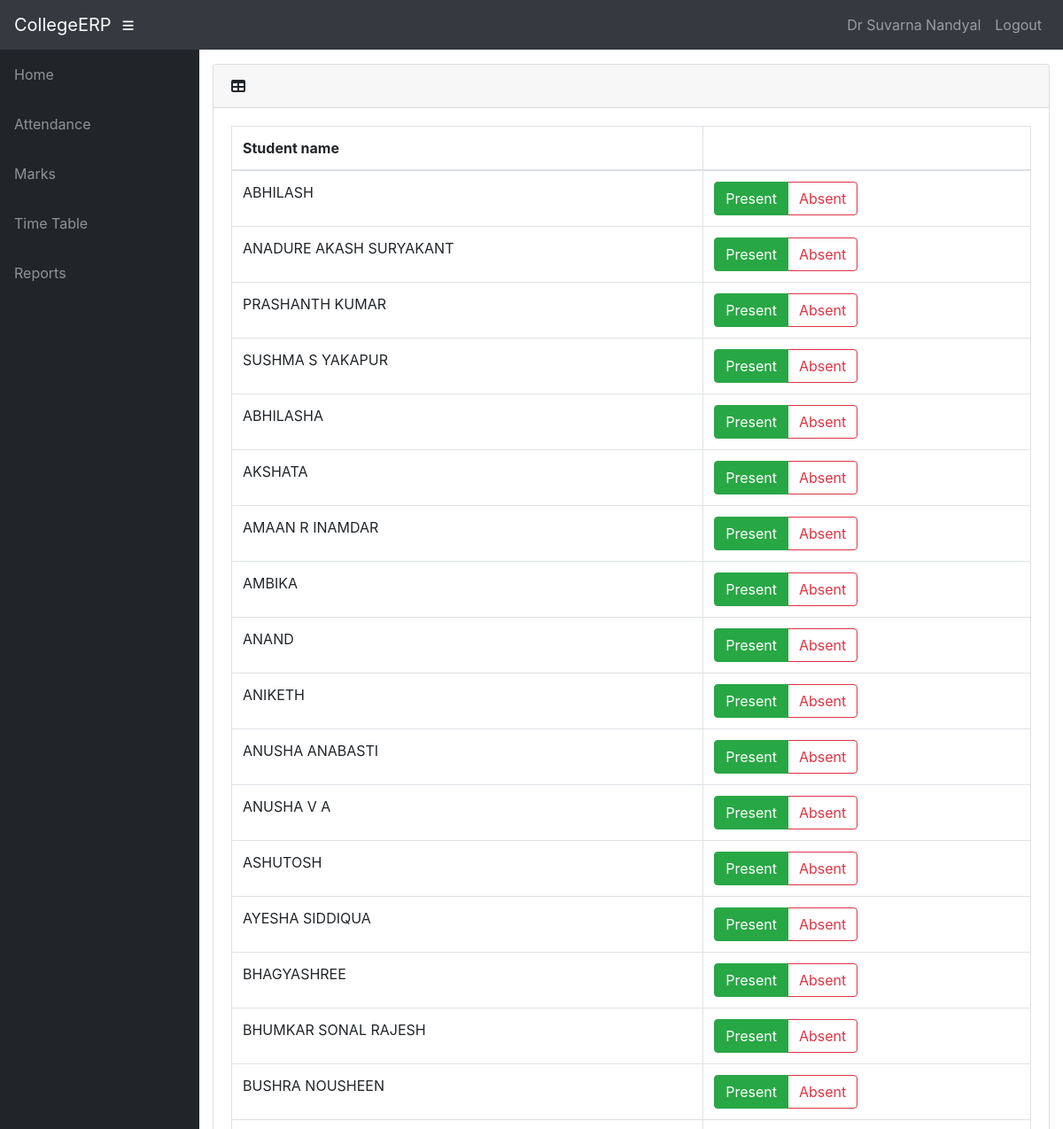
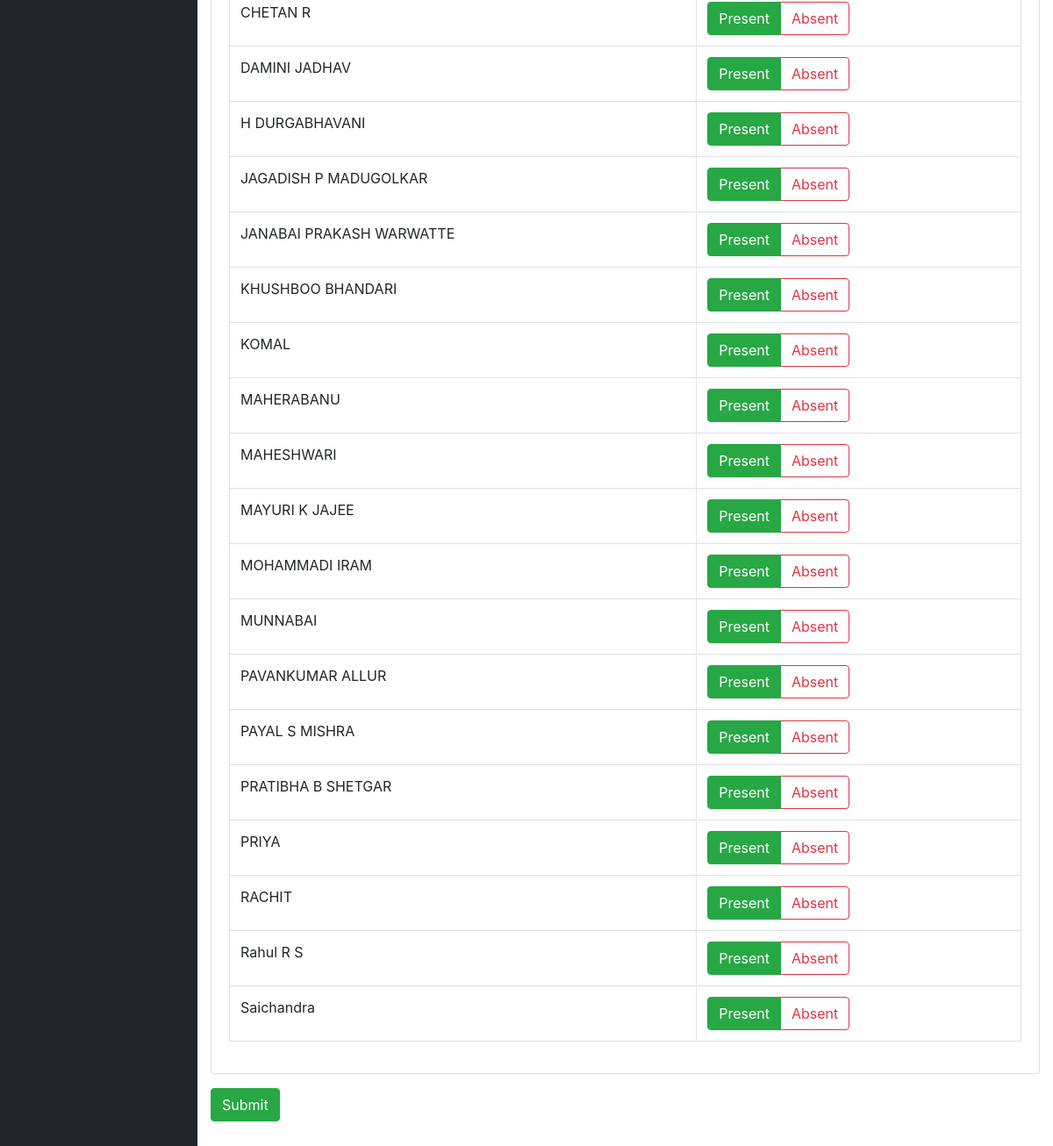
/info/teacher/1548/attendance/ (signed in), run on the app's committed database (2 pictures, top to bottom).
### info/models.py (models this page shows, shortened)
class User(AbstractUser):
    @property
    def is_student(self):
        if hasattr(self, 'student'):
            return True
        return False
    @property
    def is_teacher(self):
        if hasattr(self, 'teacher'):
            return True
        return False

class Teacher(models.Model):
    user = models.OneToOneField(User, on_delete=models.CASCADE, null=True)
    id = models.CharField(primary_key=True, max_length=100)
    dept = models.ForeignKey(Dept, on_delete=models.CASCADE, default=1)
    name = models.CharField(max_length=100)
    sex = models.CharField(max_length=50, choices=sex_choice, default='Male')
    DOB = models.DateField(default='1980-01-01')

class Student(models.Model):
    user = models.OneToOneField(User, on_delete=models.CASCADE, null=True)
    class_id = models.ForeignKey(Class, on_delete=models.CASCADE, default=1)
    USN = models.CharField(primary_key='True', max_length=100)
    name = models.CharField(max_length=200)
    sex = models.CharField(max_length=50, choices=sex_choice, default='Male')
    DOB = models.DateField(default='1998-01-01')

### info/views.py (the view)
# urls.py: path('teacher/<int:ass_c_id>/attendance/', views.t_attendance, name='t_attendance'),
@login_required()
def t_attendance(request, ass_c_id):
    assc = get_object_or_404(AttendanceClass, id=ass_c_id)
    ass = assc.assign
    c = ass.class_id
    context = {
        'ass': ass,
        'c': c,
        'assc': assc,
    }
    return render(request, 'info/t_attendance.html', context)

### info/templates/info/t_attendance.html (shortened to what this page needs)
{% extends 'info/base.html' %}
{% block content %}
{% if c.student_set.all %}
<form action="{% url 'confirm' assc.id %}" method="post">
    <div class="card mb-3">
        <div class="card-header">
          <i class="fas fa-table"></i>
         <b>{{ dept1.name }}</b></div>
        <div class="card-body">
          <div class="table-responsive">
            <table class="table table-bordered" id="dataTable" width="100%" cellspacing="0">
              <thead>
                <tr>
                    <th>Student name</th>
                    <th></th>
                </tr>
              </thead>
                <tbody>
                {% for s in c.student_set.all %}
                    <tr>
                    <td>{{s.name}}</td>
                    <td>
                        <div class="btn-group btn-group-toggle" data-toggle="buttons">
                                <label class="btn btn-outline-success active">
                                    <input type="radio" name="{{ s.USN }}" id="option1" autocomplete="off" value="present" checked> Present
                                </label>
                                <label class="btn btn-outline-danger">
                                    <input type="radio" name="{{ s.USN }}" id="option2" autocomplete="off" value="absent"> Absent
                                </label>
                        </div>
                    </td>
                    </tr>
                {% endfor %}
                </tbody>
            </table>
          </div>
        </div>
      </div>
    <input class="btn btn-success" type="submit" value="Submit">
</form>
{% else %}
    <p>No students in Class</p>
{% endif %}
{% endblock %}

### info/templates/info/base.html (shortened to what this page needs)
<!DOCTYPE html>
<html lang="en">
  <head>
      {% load static %}
    <link href="{% static '/info/bootstrap/vendor/bootstrap/css/bootstrap.min.css' %}" rel="stylesheet">
    <link href="{% static '/info/bootstrap/vendor/fontawesome-free/css/all.min.css' %}" rel="stylesheet" type="text/css">
    <link href="{% static '/info/bootstrap/vendor/datatables/dataTables.bootstrap4.css' %}" rel="stylesheet">
    <link href="{% static '/info/bootstrap/css/sb-admin.css' %}" rel="stylesheet">
  </head>
  <body id="page-top">
    <nav class="navbar navbar-expand navbar-dark bg-dark static-top">
      <a class="navbar-brand mr-1" href="{% url 'index' %}">CollegeERP</a>
      <button class="btn btn-link btn-sm text-white order-1 order-sm-0" id="sidebarToggle" href="#">
        <i class="fas fa-bars"></i>
      </button>
        <div class="collapse navbar-collapse" id="navbarResponsive">
          <ul class="navbar-nav ml-auto">
            <li class="nav-item">
                {% if request.user.is_student %}
                    <a class="nav-link text-capitalize">{{ request.user.student.name }}</a>
                {% elif request.user.is_teacher %}
                    <a class="nav-link text-capitalize">{{ request.user.teacher.name }}</a>
                {% endif %}
            </li>
            <li class="nav-item">
                <a class="nav-link" href="#" data-toggle="modal" data-target="#logoutModal">Logout</a>
            </li>
          </ul>
        </div>
    </nav>
    <div id="wrapper">
      <ul class="sidebar navbar-nav">
            <li class="nav-item">
              <a class="nav-link" href="{% url 'index' %}">
                <span>Home</span>
              </a>
            </li>
        {% if request.user.is_student %}
            <li class="nav-item">
              <a class="nav-link" href="{% url 'attendance' request.user.student.USN %}">
                <span>Attendance</span>
              </a>
            </li>
            <li class="nav-item">
              <a class="nav-link" href="{% url 'attendance' request.user.student.USN %}">
                <span>Attendance By Subject</span>
              </a>
            </li>
            <li class="nav-item">
              <a class="nav-link" href="{% url 'marks_list' request.user.student.USN %}">
                <span>Marks</span>
              </a>
            </li>
              <li class="nav-item">
              <a class="nav-link" href="{% url 'timetable' request.user.student.class_id_id %}">
                <span>Time Table</span>
              </a>
            </li>
        {% elif request.user.is_teacher %}
            <li class="nav-item">
              <a class="nav-link" href="{% url 't_clas' request.user.teacher.id 1 %}">
                <span>Attendance</span>
              </a>
            </li>
            <li class="nav-item">
              <a class="nav-link" href="{% url 't_clas' request.user.teacher.id 2 %}">
                <span>Marks</span>
              </a>
            </li>
              <li class="nav-item">
              <a class="nav-link" href="{% url 't_timetable' request.user.teacher.id %}">
                <span>Time Table</span>
              </a>
            </li>
            <li class="nav-item">
              <a class="nav-link" href="{% url 't_clas' request.user.teacher.id 3 %}">
                <span>Reports</span>
              </a>
            </li>
        {% endif %}
      </ul>
      <div id="content-wrapper">
        <div class="container-fluid">
            {% block content %}
            {% endblock %}
        </div>
      </div>
    </div>
  </body>
</html>

### data on the page
User: user.teacher.name "Dr Suvarna Nandyal"
Student: name "ABHILASH"
Student: name "ANADURE AKASH SURYAKANT"
Student: name "PRASHANTH KUMAR"
Student: name "SUSHMA S YAKAPUR"
Student: name "ABHILASHA"
Student: name "AKSHATA"
Student: name "AMAAN R INAMDAR"
Student: name "AMBIKA"
Student: name "ANAND"
Student: name "ANIKETH"
Student: name "ANUSHA ANABASTI"
Student: name "ANUSHA V A"
Student: name "ASHUTOSH"
Student: name "AYESHA SIDDIQUA"
Student: name "BHAGYASHREE"
Student: name "BHUMKAR SONAL RAJESH"
Student: name "BUSHRA NOUSHEEN"
Student: name "CHETAN R"
Student: name "DAMINI JADHAV"
Student: name "H DURGABHAVANI"
Student: name "JAGADISH P MADUGOLKAR"
Student: name "JANABAI PRAKASH WARWATTE"
Student: name "KHUSHBOO BHANDARI"
Student: name "KOMAL"
Student: name "MAHERABANU"
Student: name "MAHESHWARI"
Student: name "MAYURI K JAJEE"
Student: name "MOHAMMADI IRAM"
Student: name "MUNNABAI"
Student: name "PAVANKUMAR ALLUR"
Student: name "PAYAL S MISHRA"
Student: name "PRATIBHA B SHETGAR"
Student: name "PRIYA"
Student: name "RACHIT"
Student: name "Rahul R S"
Student: name "Saichandra"
